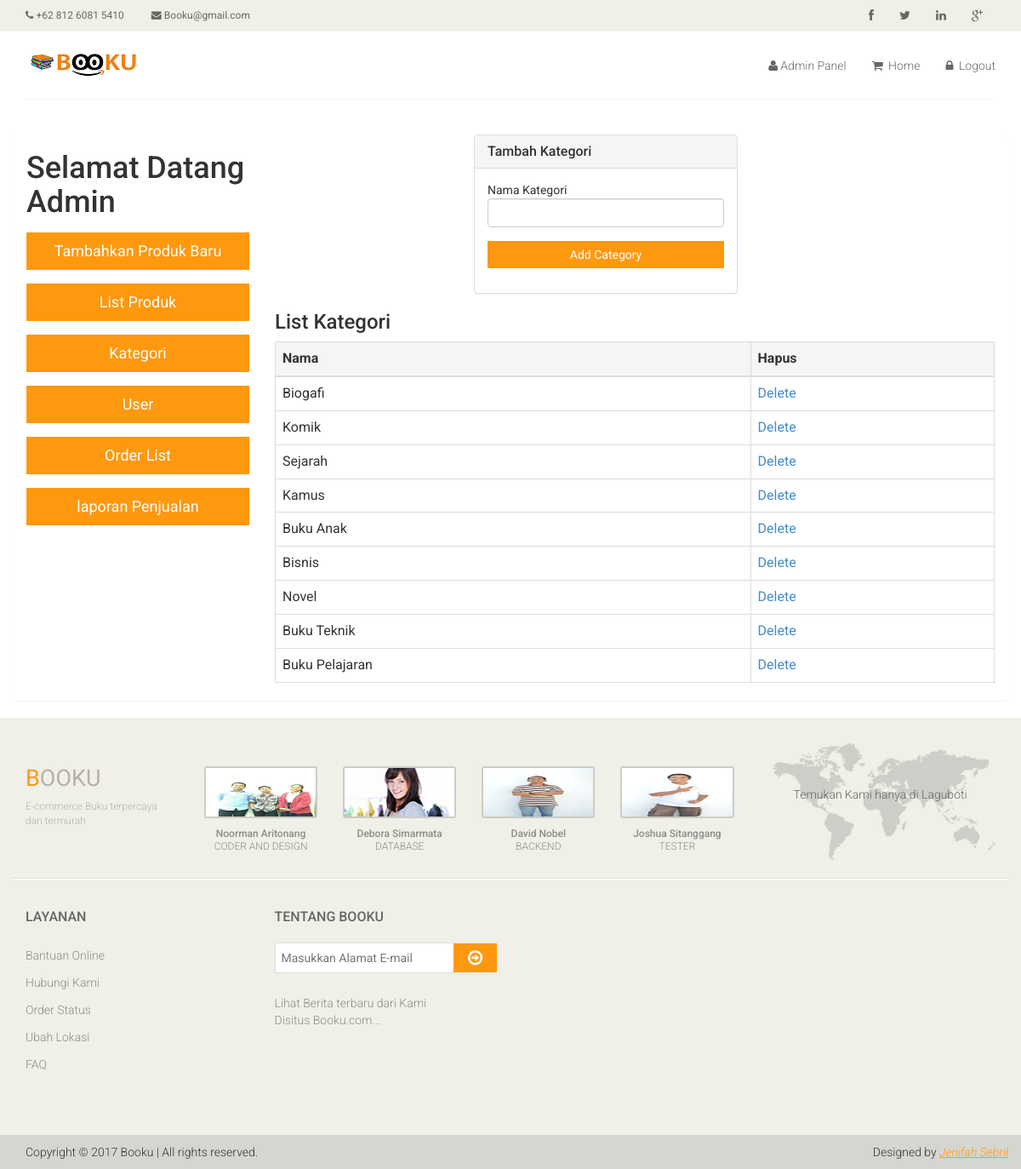
Screenshot of /category.php (signed in) with the database file from the repository.
### tables this page shows
CREATE TABLE `categories` (
  `Id` int(11) NOT NULL,
  `Name` varchar(50) NOT NULL
);

### category.php (the view, shortened to what this page needs)
<html>
<head>
    <link href="css/bootstrap.min.css" rel="stylesheet">
    <link href="css/font-awesome.min.css" rel="stylesheet">
    <link href="css/prettyPhoto.css" rel="stylesheet">
    <link href="css/price-range.css" rel="stylesheet">
    <link href="css/animate.css" rel="stylesheet">
	<link href="css/main.css" rel="stylesheet">
	<link href="css/responsive.css" rel="stylesheet">
</head>
<body>
    <?php include('header.php');?>
<div class="container body-content">
    <div class="row panel" >
        <div  class="col-lg-3 ">
            <?php include('adminMenu.php');?>
        </div>
        <div class="col-lg-9 ">
			<div class="col-md-12">
				<div class="col-md-5 col-md-offset-3  animated fadeInDown">
					<div class="login-panel panel panel-default">
						<div class="panel-heading">
							<h3 class="panel-title">Tambah Kategori</h3>
						</div>
						<div class="panel-body">
							<form enctype="multipart/form-data" role="form" method="POST" action="#">
								<fieldset>
									<div class="form-group">
										Nama Kategori
										<input class="form-control"  name="categoryName" type="text" value="">
									</div>
									<input type="submit" class="btn  btn-primary btn-block" value="Add Category" name="addCategory"/>
								</fieldset>
							</form>
						</div>
					</div>
				</div>
			</div>
			<table class="table table-hover table-bordered animated bounceInRight">
			<h3>List Kategori</h3>
				<thead>
					<tr class="active">
						<th >Nama</th>
						<th >Hapus</th>
					</tr>
				</thead>
				<tbody>
					<?php
						require_once "config.php";
						$sql ="SELECT * FROM categories order by Id desc";
						$result = mysqli_query($dbhandle,$sql);
						while($row=mysqli_fetch_array($result))
						{
							echo '<tr >';
							echo '<td>'.$row["Name"].'</td>';
							$url2="deleteCategories.php?id=".$row["Id"];
							echo '<td>'.'<a href='. $url2.'>Delete</a>'.'</td>';
							echo '</tr>';
						}
					?>
                </tbody>
			</table>
        </div>
    </div>
</div>
<?php include('footer.php');?>
</body>
</html>

### css/main.css (style rules this page uses)
body { font-family: 'Roboto', sans-serif; background:; position: relative; font-weight:400px; }
a { -webkit-transition: 300ms; -moz-transition: 300ms; -o-transition: 300ms; transition: 300ms; }
h1, h2, h3, h4, h5, h6 { font-family: 'Roboto', sans-serif; }
.btn.btn-primary { background:#FE980F; border: 0 none; border-radius: 0; margin-top: 16px; }

### rows the page displays
categories: Name "Biogafi"
categories: Name "Komik"
categories: Name "Sejarah"
categories: Name "Kamus"
categories: Name "Buku Anak"
categories: Name "Bisnis"
categories: Name "Novel"
categories: Name "Buku Teknik"
categories: Name "Buku Pelajaran"
